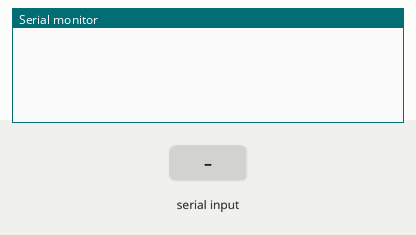
The sketch below on a simulated Arduino Uno, built with avr-gcc and run on an emulated ATmega328P. Parts: the last lines printed to the serial monitor. Inputs (shaded band) come from the test bench.

Above: at 1.2 s.
1.3 s: "W" received over Serial
At 2.5 s:
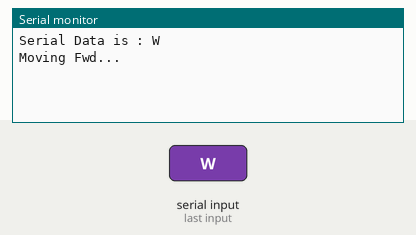
2.8 s: "w" received over Serial
At 3.8 s:
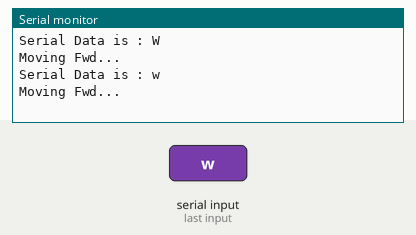
4.3 s: "A" received over Serial
At 4.9 s:
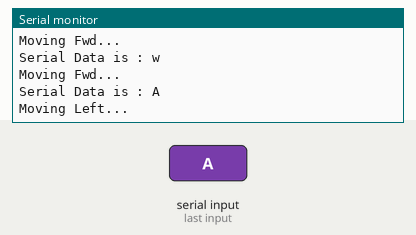
5.8 s: "a" received over Serial
At 7.0 s:
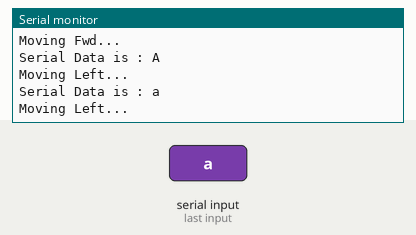
7.3 s: "D" received over Serial
At 8.4 s:
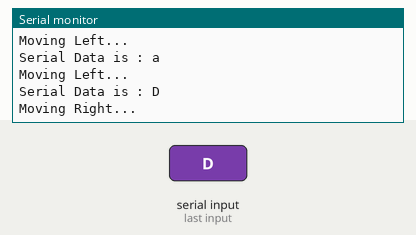
8.8 s: "d" received over Serial
At 9.6 s:
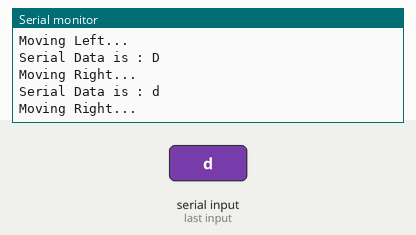

The sketch:

Serial_Communication1.ino
```cpp
char data;

void setup() {
// Turn the Serial Protocol ON
  Serial.begin(9600);
}

void loop()
{
    /*  check if data has been sent from the computer: */
    if (Serial.available())
    {
    /* read the most recent byte */
    data = Serial.read();
    Serial.print("Serial Data is : ");
    Serial.println(data);
    if ((data == 'W') || (data == 'w'))
    {
     Serial.println("Moving Fwd...");
    }

    else if ((data == 'A') || (data == 'a'))
    {
     Serial.println("Moving Left...");
    }

    else if ((data == 'D') || (data == 'd'))
    {
     Serial.println("Moving Right...");
    }
        else if ((data == 'Z') || (data == 'z'))
    {
     Serial.println("Moving Back...");
    }
     else
     {
      Serial.println("STOP");
     }
    }

}
```

Measured:
- after the input at 1.3 s, the serial monitor: prints a new line at once (image 1)
- after the input at 2.8 s, the serial monitor: prints a new line at once (image 2)
- after the input at 4.3 s, the serial monitor: prints a new line at once (image 3)
- after the input at 5.8 s, the serial monitor: prints a new line at once (image 4)
- after the input at 7.3 s, the serial monitor: prints a new line at once (image 5)
- after the input at 8.8 s, the serial monitor: prints a new line at once (image 6)
